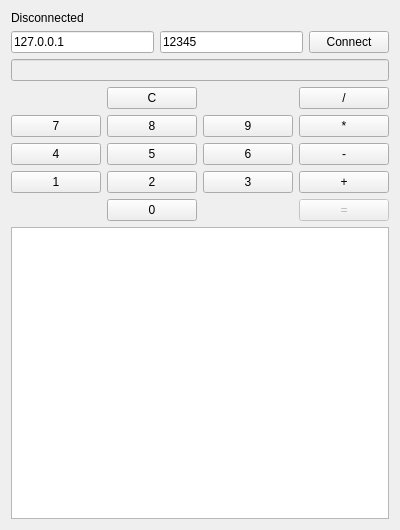
<?xml version="1.0" encoding="UTF-8"?>
<ui version="4.0">
 <class>Widget</class>
 <widget class="QWidget" name="Widget">
  <property name="geometry">
   <rect>
    <x>0</x>
    <y>0</y>
    <width>400</width>
    <height>530</height>
   </rect>
  </property>
  <property name="windowTitle">
   <string>Network calculator</string>
  </property>
  <layout class="QVBoxLayout" name="verticalLayout">
   <item>
    <layout class="QVBoxLayout" name="vertLayout">
     <item>
      <widget class="QLabel" name="connectionStatus">
       <property name="text">
        <string>Disconnected</string>
       </property>
      </widget>
     </item>
     <item>
      <layout class="QHBoxLayout" name="horizontalLayout">
       <item>
        <widget class="QLineEdit" name="ipLineEdit">
         <property name="text">
          <string>127.0.0.1</string>
         </property>
        </widget>
       </item>
       <item>
        <widget class="QLineEdit" name="portLineEdit">
         <property name="text">
          <string>12345</string>
         </property>
        </widget>
       </item>
       <item>
        <widget class="QPushButton" name="buttonConnect">
         <property name="text">
          <string>Connect</string>
         </property>
        </widget>
       </item>
      </layout>
     </item>
     <item>
      <widget class="QLineEdit" name="resultLineEdit">
       <property name="enabled">
        <bool>false</bool>
       </property>
       <property name="readOnly">
        <bool>true</bool>
       </property>
      </widget>
     </item>
     <item>
      <layout class="QGridLayout" name="gridLayout" rowminimumheight="0,0,0,0,0,0" columnminimumwidth="0,0,0,0">
       <item row="2" column="2">
        <widget class="QPushButton" name="button9">
         <property name="text">
          <string>9</string>
         </property>
        </widget>
       </item>
       <item row="2" column="3">
        <widget class="QPushButton" name="buttonMult">
         <property name="text">
          <string>*</string>
         </property>
        </widget>
       </item>
       <item row="3" column="0">
        <widget class="QPushButton" name="button4">
         <property name="text">
          <string>4</string>
         </property>
        </widget>
       </item>
       <item row="2" column="1">
        <widget class="QPushButton" name="button8">
         <property name="text">
          <string>8</string>
         </property>
        </widget>
       </item>
       <item row="4" column="0">
        <widget class="QPushButton" name="button1">
         <property name="text">
          <string>1</string>
         </property>
        </widget>
       </item>
       <item row="4" column="1">
        <widget class="QPushButton" name="button2">
         <property name="text">
          <string>2</string>
         </property>
        </widget>
       </item>
       <item row="3" column="2">
        <widget class="QPushButton" name="button6">
         <property name="text">
          <string>6</string>
         </property>
        </widget>
       </item>
       <item row="2" column="0">
        <widget class="QPushButton" name="button7">
         <property name="text">
          <string>7</string>
         </property>
        </widget>
       </item>
       <item row="3" column="1">
        <widget class="QPushButton" name="button5">
         <property name="text">
          <string>5</string>
         </property>
        </widget>
       </item>
       <item row="3" column="3">
        <widget class="QPushButton" name="buttonMinus">
         <property name="text">
          <string>-</string>
         </property>
        </widget>
       </item>
       <item row="1" column="3">
        <widget class="QPushButton" name="buttonDivid">
         <property name="text">
          <string>/</string>
         </property>
        </widget>
       </item>
       <item row="5" column="1">
        <widget class="QPushButton" name="button0">
         <property name="text">
          <string>0</string>
         </property>
        </widget>
       </item>
       <item row="4" column="3">
        <widget class="QPushButton" name="buttonPlus">
         <property name="text">
          <string>+</string>
         </property>
        </widget>
       </item>
       <item row="5" column="3">
        <widget class="QPushButton" name="buttonEqual">
         <property name="enabled">
          <bool>false</bool>
         </property>
         <property name="text">
          <string>=</string>
         </property>
        </widget>
       </item>
       <item row="4" column="2">
        <widget class="QPushButton" name="button3">
         <property name="text">
          <string>3</string>
         </property>
        </widget>
       </item>
       <item row="1" column="1">
        <widget class="QPushButton" name="buttonClear">
         <property name="text">
          <string>C</string>
         </property>
        </widget>
       </item>
      </layout>
     </item>
     <item>
      <widget class="QTextEdit" name="logTextEdit">
       <property name="readOnly">
        <bool>true</bool>
       </property>
      </widget>
     </item>
    </layout>
   </item>
  </layout>
 </widget>
 <resources/>
 <connections/>
</ui>
